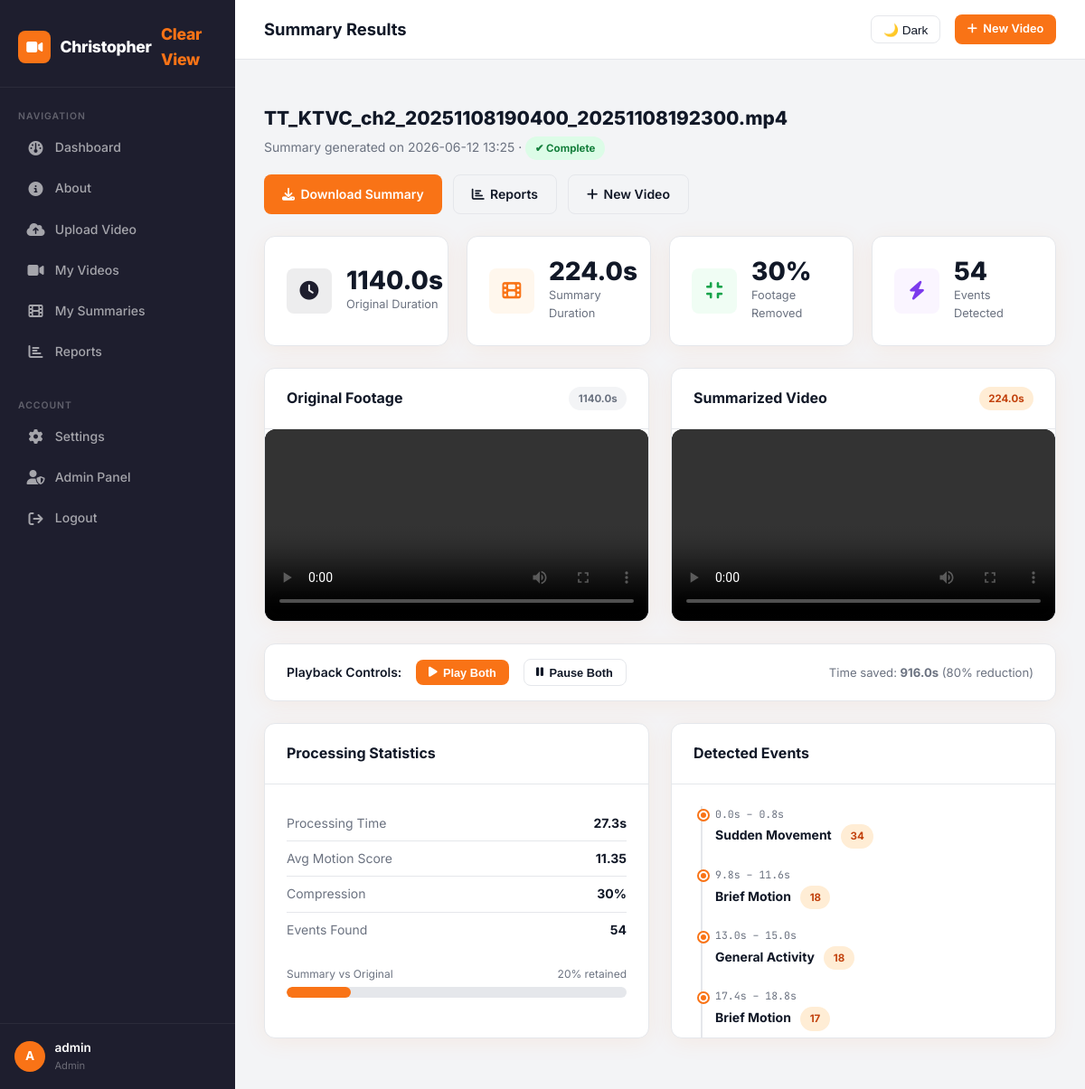
The app's page /results/3 (signed in) with its own data.
### tables this page shows
CREATE TABLE users (
            id          INTEGER PRIMARY KEY AUTOINCREMENT,
            username    TEXT    UNIQUE NOT NULL,
            email       TEXT    UNIQUE NOT NULL,
            password    TEXT    NOT NULL,
            role        TEXT    DEFAULT 'user',
            created_at  TEXT    DEFAULT (datetime('now')),
            last_login  TEXT
        );

CREATE TABLE videos (
            id            INTEGER PRIMARY KEY AUTOINCREMENT,
            user_id       INTEGER NOT NULL,
            filename      TEXT    NOT NULL,
            original_name TEXT    NOT NULL,
            file_size     INTEGER,
            duration      REAL,
            fps           REAL,
            width         INTEGER,
            height        INTEGER,
            status        TEXT    DEFAULT 'uploaded',
            uploaded_at   TEXT    DEFAULT (datetime('now')),
            FOREIGN KEY (user_id) REFERENCES users(id)
        );

CREATE TABLE summaries (
            id              INTEGER PRIMARY KEY AUTOINCREMENT,
            video_id        INTEGER NOT NULL,
            user_id         INTEGER NOT NULL,
            filename        TEXT    NOT NULL,
            compression     INTEGER,
            original_dur    REAL,
            summary_dur     REAL,
            events_detected INTEGER DEFAULT 0,
            processing_time REAL,
            motion_avg      REAL,
            status          TEXT    DEFAULT 'processing',
            created_at      TEXT    DEFAULT (datetime('now')),
            FOREIGN KEY (video_id) REFERENCES videos(id),
            FOREIGN KEY (user_id)  REFERENCES users(id)
        );

CREATE TABLE events (
            id          INTEGER PRIMARY KEY AUTOINCREMENT,
            summary_id  INTEGER NOT NULL,
            event_type  TEXT,
            start_time  REAL,
            end_time    REAL,
            intensity   REAL,
            FOREIGN KEY (summary_id) REFERENCES summaries(id)
        );

### app.py (the view)
@app.route('/results/<int:summary_id>')
@login_required
def results(summary_id):
    user    = current_user()
    summary = get_summary(summary_id)
    if not summary or summary['user_id'] != user['id']:
        flash('Result not found.', 'danger')
        return redirect(url_for('dashboard'))
    video  = get_video(summary['video_id'])
    events = get_events(summary_id)
    return render_template('results.html', user=user, summary=summary,
                           video=video, events=events)

### app.py (called while the page is built)
def login_required(f):
    from functools import wraps
    @wraps(f)
    def decorated(*args, **kwargs):
        if 'user_id' not in session:
            flash('Please log in to continue.', 'warning')
            return redirect(url_for('login'))
        return f(*args, **kwargs)
    return decorated

def current_user():
    if 'user_id' in session:
        return get_user_by_id(session['user_id'])
    return None

### utils/database.py (called while the page is built)
def get_db():
    conn = sqlite3.connect(DB_PATH)
    conn.row_factory = sqlite3.Row
    return conn

def get_user_by_id(user_id):
    conn = get_db()
    user = conn.execute('SELECT * FROM users WHERE id = ?', (user_id,)).fetchone()
    conn.close()
    return user

def get_video(video_id):
    conn = get_db()
    v = conn.execute('SELECT * FROM videos WHERE id = ?', (video_id,)).fetchone()
    conn.close()
    return v

def get_summary(summary_id):
    conn = get_db()
    s = conn.execute('SELECT * FROM summaries WHERE id = ?', (summary_id,)).fetchone()
    conn.close()
    return s

def get_events(summary_id):
    conn = get_db()
    evs = conn.execute('SELECT * FROM events WHERE summary_id = ?', (summary_id,)).fetchall()
    conn.close()
    return evs

### templates/results.html (shortened to what this page needs)
{% extends "base.html" %}
{% block page_title %}Summary Results{% endblock %}
{% block content %}
<div style="display:flex;align-items:center;justify-content:space-between;margin-bottom:1.5rem;flex-wrap:wrap;gap:1rem;">
  <div>
    <h2 style="font-size:1.3rem;font-weight:800;margin-bottom:.2rem;">{{ video['original_name'] }}</h2>
    <p style="color:var(--text-muted);font-size:.875rem;">
      Summary generated on {{ summary['created_at'][:16] }} ·
      <span class="badge badge-success">✔ Complete</span>
    </p>
  </div>
  <div style="display:flex;gap:.75rem;flex-wrap:wrap;">
    <a href="{{ url_for('download_summary', summary_id=summary['id']) }}" class="btn-orange">
      <i class="fa-solid fa-download"></i> Download Summary
    </a>
    <a href="{{ url_for('reports') }}" class="btn-outline">
      <i class="fa-solid fa-chart-bar"></i> Reports
    </a>
    <a href="{{ url_for('upload') }}" class="btn-outline">
      <i class="fa-solid fa-plus"></i> New Video
    </a>
  </div>
</div>
<div class="stat-cards" style="margin-bottom:1.5rem;">
  <div class="stat-card">
    <div class="stat-icon dark"><i class="fa-solid fa-clock"></i></div>
    <div class="stat-info">
      <div class="value">{{ "%.1f"|format(summary['original_dur'] or 0) }}s</div>
      <div class="label">Original Duration</div>
    </div>
  </div>
  <div class="stat-card">
    <div class="stat-icon orange"><i class="fa-solid fa-film"></i></div>
    <div class="stat-info">
      <div class="value">{{ "%.1f"|format(summary['summary_dur'] or 0) }}s</div>
      <div class="label">Summary Duration</div>
    </div>
  </div>
  <div class="stat-card">
    <div class="stat-icon green"><i class="fa-solid fa-compress"></i></div>
    <div class="stat-info">
      <div class="value">{{ summary['compression'] }}%</div>
      <div class="label">Footage Removed</div>
    </div>
  </div>
  <div class="stat-card">
    <div class="stat-icon purple"><i class="fa-solid fa-bolt"></i></div>
    <div class="stat-info">
      <div class="value">{{ summary['events_detected'] }}</div>
      <div class="label">Events Detected</div>
    </div>
  </div>
</div>
<div style="display:grid;grid-template-columns:1fr 1fr;gap:1.5rem;margin-bottom:1.5rem;">
  <div class="card">
    <div class="card-header">
      <span class="card-title">Original Footage</span>
      <span class="badge badge-gray">{{ "%.1f"|format(summary['original_dur'] or 0) }}s</span>
    </div>
    <div class="card-body" style="padding:0;">
      <div class="video-container">
        <video id="origVideo" controls>
          <source src="{{ url_for('serve_upload', filename=video['filename']) }}" type="video/mp4">
        </video>
      </div>
    </div>
  </div>
  <div class="card">
    <div class="card-header">
      <span class="card-title">Summarized Video</span>
      <span class="badge badge-orange">{{ "%.1f"|format(summary['summary_dur'] or 0) }}s</span>
    </div>
    <div class="card-body" style="padding:0;">
      <div class="video-container">
        <video id="summVideo" controls>
          <source src="{{ url_for('serve_summary', filename=summary['filename']) }}" type="video/mp4">
        </video>
      </div>
    </div>
  </div>
</div>
<div class="card" style="margin-bottom:1.5rem;">
  <div class="card-body" style="padding:1rem 1.5rem;display:flex;gap:1rem;align-items:center;flex-wrap:wrap;">
    <span style="font-weight:600;font-size:.875rem;">Playback Controls:</span>
    <button id="syncPlay"  class="btn-orange btn-sm"><i class="fa-solid fa-play"></i> Play Both</button>
    <button id="syncPause" class="btn-outline btn-sm"><i class="fa-solid fa-pause"></i> Pause Both</button>
    <div style="margin-left:auto;font-size:.82rem;color:var(--text-muted);">
      {% if summary['original_dur'] and summary['summary_dur'] %}
      Time saved: <strong>{{ "%.1f"|format(summary['original_dur'] - summary['summary_dur']) }}s</strong>
      ({{ "%.0f"|format((1 - summary['summary_dur'] / summary['original_dur']) * 100) }}% reduction)
      {% endif %}
    </div>
  </div>
</div>
<div style="display:grid;grid-template-columns:1fr 1fr;gap:1.5rem;margin-bottom:1.5rem;">
  <div class="card">
    <div class="card-header"><span class="card-title">Processing Statistics</span></div>
    <div class="card-body">
      <table style="width:100%;">
        {% for label, val in [
          ('Processing Time', (summary['processing_time']|string if summary['processing_time'] else '—') + 's'),
          ('Avg Motion Score', "%.2f"|format(summary['motion_avg'] or 0)),
          ('Compression', (summary['compression']|string) + '%'),
          ('Events Found', summary['events_detected']|string),
        ] %}
        <tr>
          <td style="padding:.5rem 0;color:var(--text-muted);font-size:.875rem;">{{ label }}</td>
          <td style="padding:.5rem 0;font-weight:700;font-size:.875rem;text-align:right;">{{ val }}</td>
        </tr>
        {% endfor %}
      </table>
      {% if summary['original_dur'] and summary['summary_dur'] %}
      <div style="margin-top:1.25rem;">
        <div style="display:flex;justify-content:space-between;font-size:.75rem;color:var(--text-muted);margin-bottom:.3rem;">
          <span>Summary vs Original</span>
          <span>{{ "%.0f"|format(summary['summary_dur'] / summary['original_dur'] * 100) }}% retained</span>
        </div>
        <div style="height:12px;background:var(--border);border-radius:99px;overflow:hidden;">
          <div style="height:100%;background:var(--orange);border-radius:99px;width:{{ (summary['summary_dur'] / summary['original_dur'] * 100)|int }}%;"></div>
        </div>
      </div>
      {% endif %}
    </div>
  </div>
  <div class="card">
    <div class="card-header"><span class="card-title">Detected Events</span></div>
    <div class="card-body" style="overflow-y:auto;max-height:280px;">
      {% if events %}
      <div class="timeline">
        {% for ev in events %}
        <div class="timeline-item">
          <div class="timeline-time">{{ "%.1f"|format(ev['start_time']) }}s – {{ "%.1f"|format(ev['end_time']) }}s</div>
          <div class="timeline-desc">
            <strong>{{ ev['event_type'] }}</strong>
            <span class="badge badge-orange" style="margin-left:.4rem;">{{ "%.0f"|format(ev['intensity']) }}</span>
          </div>
        </div>
        {% endfor %}
      </div>
      {% else %}
      <div class="empty-state" style="padding:2rem;">
        <div class="empty-icon"><i class="fa-solid fa-bolt-slash"></i></div>
        <p>No events recorded.</p>
      </div>
      {% endif %}
    </div>
  </div>
</div>
{% endblock %}

### templates/base.html (shortened to what this page needs)
<!DOCTYPE html>
<html lang="en">
<head>
  <link rel="stylesheet" href="{{ url_for('static', filename='css/style.css') }}">
  <link rel="stylesheet" href="https://cdnjs.cloudflare.com/ajax/libs/font-awesome/6.5.0/css/all.min.css">
</head>
<body>
<div class="app-wrapper">
  <aside class="sidebar" id="sidebar">
    <a href="{{ url_for('dashboard') }}" class="sidebar-brand">
      <div class="brand-icon"><i class="fa-solid fa-video-camera"></i></div>
      Christopher <em>Clear View</em>
    </a>
    <div class="sidebar-section">
      <div class="sidebar-section-label">Navigation</div>
      <a href="{{ url_for('dashboard') }}" class="nav-item">
        <i class="fa-solid fa-gauge nav-icon"></i> Dashboard
      </a>
      <a href="{{ url_for('about') }}" class="nav-item">
        <i class="fa-solid fa-circle-info nav-icon"></i> About
      </a>
      <a href="{{ url_for('upload') }}" class="nav-item">
        <i class="fa-solid fa-cloud-arrow-up nav-icon"></i> Upload Video
      </a>
      <a href="{{ url_for('videos_list') }}" class="nav-item">
        <i class="fa-solid fa-video nav-icon"></i> My Videos
      </a>
      <a href="{{ url_for('summaries_list') }}" class="nav-item">
        <i class="fa-solid fa-film nav-icon"></i> My Summaries
      </a>
      <a href="{{ url_for('reports') }}" class="nav-item">
        <i class="fa-solid fa-chart-bar nav-icon"></i> Reports
      </a>
    </div>
    <div class="sidebar-section">
      <div class="sidebar-section-label">Account</div>
      <a href="{{ url_for('settings') }}" class="nav-item">
        <i class="fa-solid fa-gear nav-icon"></i> Settings
      </a>
      {% if user and user['role'] == 'admin' %}
      <a href="{{ url_for('admin') }}" class="nav-item">
        <i class="fa-solid fa-user-shield nav-icon"></i> Admin Panel
      </a>
      {% endif %}
      <a href="{{ url_for('logout') }}" class="nav-item">
        <i class="fa-solid fa-arrow-right-from-bracket nav-icon"></i> Logout
      </a>
    </div>
    <div class="sidebar-footer">
      <div class="user-mini">
        <div class="avatar-sm">{{ user['username'][0].upper() if user else '?' }}</div>
        <div class="user-mini-info">
          <div class="user-mini-name">{{ user['username'] if user else 'Guest' }}</div>
          <div class="user-mini-role">{{ user['role'].capitalize() if user else '' }}</div>
        </div>
      </div>
    </div>
  </aside>
  <div class="main-content">
    <div class="topbar">
      <div style="display:flex;align-items:center;gap:1rem;">
        <span class="topbar-title">{% block page_title %}Dashboard{% endblock %}</span>
      </div>
      <div class="topbar-actions">
        <button class="dark-toggle" id="darkToggle" onclick="toggleDark()">🌙 Dark</button>
        <a href="{{ url_for('upload') }}" class="btn-orange btn-sm">
          <i class="fa-solid fa-plus"></i> New Video
        </a>
      </div>
    </div>
    <div class="page-body">
      {% block content %}{% endblock %}
    </div>
  </div>
</div>
</body>
</html>

### records on screen
users: username "A", username "admin", role "Admin"
videos: original_name "TT_KTVC_ch2_20251108190400_20251108192300.mp4"
summaries: created_at "2026-06-12 13:25", original_dur "1140.0", summary_dur "224.0", compression "30", events_detected "54", summary['original_dur']-summary['summary_dur'] "916.0", (1-summary['summary_dur']/summary['original_dur'])*100 "80", summary['summary_dur']/summary['original_dur']*100 "20"
events: start_time "0.0", end_time "0.8", event_type "Sudden Movement", intensity "34"
events: start_time "9.8", end_time "11.6", event_type "Brief Motion", intensity "18"
events: start_time "13.0", end_time "15.0", event_type "General Activity", intensity "18"
events: start_time "17.4", end_time "18.8", event_type "Brief Motion", intensity "17"

### other values on screen
{{ label }} "Processing Time" "Avg Motion Score" "Compression" "Events Found"
{{ val }} "27.3s" "11.35" "30%" "54"
